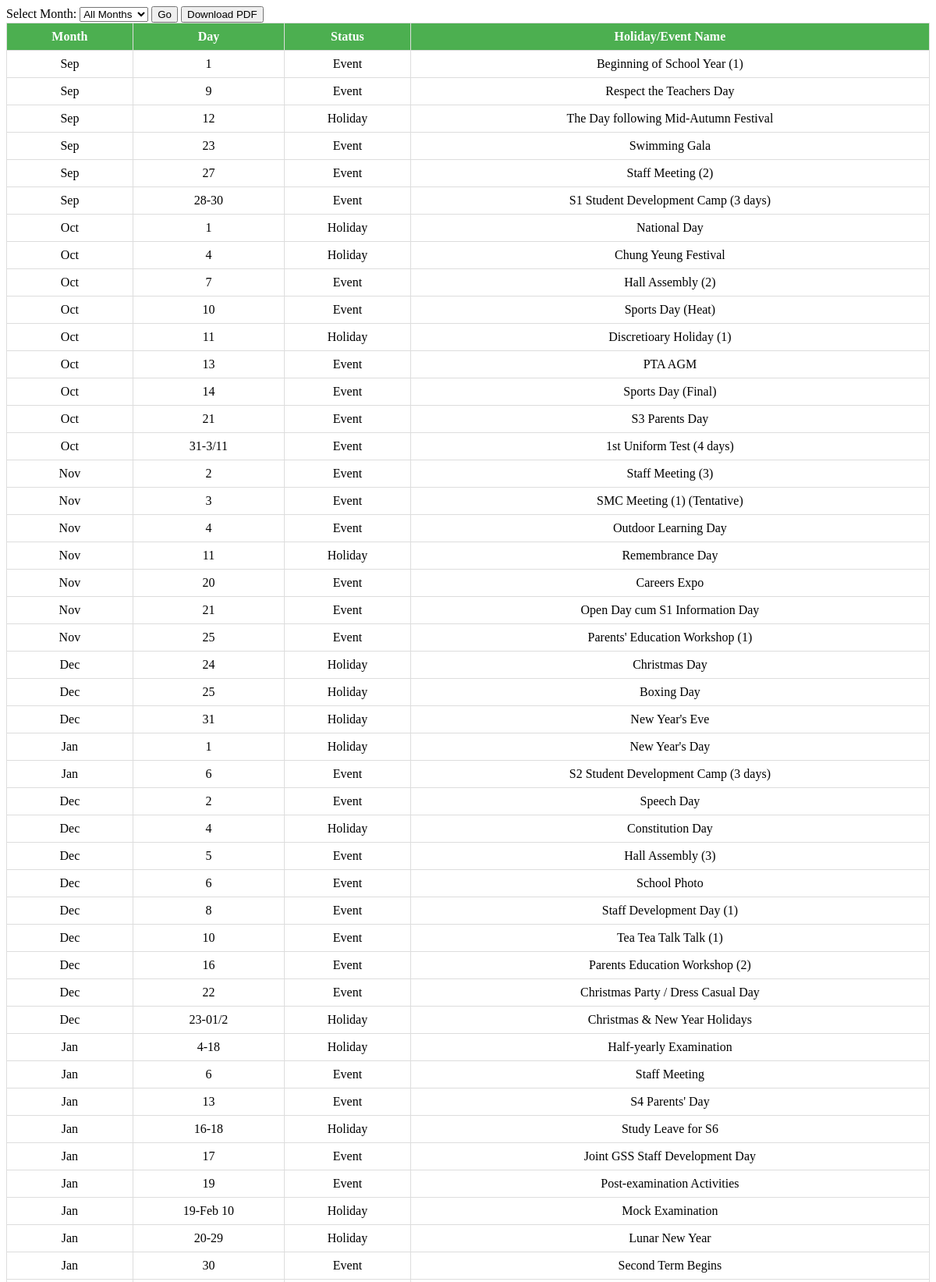
/page/campus/calendar/schoolCalendar.php (upper part), run on the app's committed database.
### tables this page shows
CREATE TABLE IF NOT EXISTS `school_calendar` (
  `schoolCalendarID` int NOT NULL AUTO_INCREMENT,
  `month` varchar(20) NOT NULL,
  `day` varchar(20) NOT NULL,
  `status` varchar(30) NOT NULL,
  `holidayName` varchar(100) DEFAULT NULL,
  `eventName` varchar(100) DEFAULT NULL,
  PRIMARY KEY (`schoolCalendarID`)
);

### page/campus/calendar/schoolCalendar.php (the view, shortened to what this page needs)
<?php
require_once 'connectdb.php';
?>
<!DOCTYPE html>
<html>
    <head>
        <link href="../../../css/SchoolCalendar.css" rel="stylesheet" type="text/css"/>
    </head>
    <body>
        <form method="GET">
            <label for="month">Select Month:</label>
                <select name="month" id="month">
                    <option value="all" <?php if (isset($_GET['month']) && $_GET['month'] === 'all') echo 'selected'; ?>>All Months</option>
                </select>
            <button type="submit">Go</button>
            <button type="submit" name="action" value="download">Download PDF</button>
        </form>
        <table>
            <tr>
                <th>Month</th>
                <th>Day</th>
                <th>Status</th>
                <th>Holiday/Event Name</th>
            </tr>
            <?php
            if (isset($_GET['month'])) {
                $month = $_GET['month'];
                if ($month === 'all') {
                    $stmt = $pdo->query("SELECT month, day, status, holidayName, eventName FROM school_calendar");
                } else {
                    $stmt = $pdo->prepare("SELECT month, day, status, holidayName, eventName FROM school_calendar WHERE month = ?");
                    $stmt->execute([$month]);
                }
            } else {
                $stmt = $pdo->query("SELECT month, day, status, holidayName, eventName FROM school_calendar");
            }
            while ($row = $stmt->fetch(PDO::FETCH_ASSOC)) {
                echo "<tr>";
                echo "<td>" . $row['month'] . "</td>";
                echo "<td>" . $row['day'] . "</td>";
                echo "<td>" . $row['status'] . "</td>";
                echo "<td>" . $row['holidayName'] . " " . $row['eventName'] . "</td>";
                echo "</tr>";
            }
            ?>
        </table>
    </body>
</html>

### css/SchoolCalendar.css (style rules this page uses)
table { border-collapse: collapse; width: 100%; }
th, td { text-align: center; padding: 8px; border: 1px solid #ddd; }
th { background-color: #4CAF50; color: white; }

### data on the page
school_calendar: month "Sep", day "1", status "Event", holidayName "Beginning of School Year (1)"
school_calendar: month "Sep", day "9", status "Event", holidayName "Respect the Teachers Day"
school_calendar: month "Sep", day "12", status "Holiday", holidayName "The Day following Mid-Autumn Festival"
school_calendar: month "Sep", day "23", status "Event", holidayName "Swimming Gala"
school_calendar: month "Sep", day "27", status "Event", holidayName "Staff Meeting (2)"
school_calendar: month "Sep", day "28-30", status "Event", holidayName "S1 Student Development Camp (3 days)"
school_calendar: month "Oct", day "1", status "Holiday", holidayName "National Day"
school_calendar: month "Oct", day "4", status "Holiday", holidayName "Chung Yeung Festival"
school_calendar: month "Oct", day "7", status "Event", holidayName "Hall Assembly (2)"
school_calendar: month "Oct", day "10", status "Event", holidayName "Sports Day (Heat)"
school_calendar: month "Oct", day "11", status "Holiday", holidayName "Discretioary Holiday (1)"
school_calendar: month "Oct", day "13", status "Event", holidayName "PTA AGM"
school_calendar: month "Oct", day "14", status "Event", holidayName "Sports Day (Final)"
school_calendar: month "Oct", day "21", status "Event", holidayName "S3 Parents Day"
school_calendar: month "Oct", day "31-3/11", status "Event", holidayName "1st Uniform Test (4 days)"
school_calendar: month "Nov", day "2", status "Event", eventName "Staff Meeting (3)"
school_calendar: month "Nov", day "3", status "Event", eventName "SMC Meeting (1) (Tentative)"
school_calendar: month "Nov", day "4", status "Event", eventName "Outdoor Learning Day"
school_calendar: month "Nov", day "11", status "Holiday", holidayName "Remembrance Day"
school_calendar: month "Nov", day "20", status "Event", eventName "Careers Expo"
school_calendar: month "Nov", day "21", status "Event", eventName "Open Day cum S1 Information Day"
school_calendar: month "Nov", day "25", status "Event", eventName "Parents' Education Workshop (1)"
school_calendar: month "Dec", day "24", status "Holiday", holidayName "Christmas Day"
school_calendar: month "Dec", day "25", status "Holiday", holidayName "Boxing Day"
school_calendar: month "Dec", day "31", status "Holiday", holidayName "New Year's Eve"
school_calendar: month "Jan", day "1", status "Holiday", holidayName "New Year's Day"
school_calendar: month "Jan", day "6", status "Event", eventName "S2 Student Development Camp (3 days)"
school_calendar: month "Dec", day "2", status "Event", holidayName "Speech Day"
school_calendar: month "Dec", day "4", status "Holiday", holidayName "Constitution Day"
school_calendar: month "Dec", day "5", status "Event", holidayName "Hall Assembly (3)"
school_calendar: month "Dec", day "6", status "Event", holidayName "School Photo"
school_calendar: month "Dec", day "8", status "Event", holidayName "Staff Development Day (1)"
school_calendar: month "Dec", day "10", status "Event", holidayName "Tea Tea Talk Talk (1)"
school_calendar: month "Dec", day "16", status "Event", holidayName "Parents Education Workshop (2)"
school_calendar: month "Dec", day "22", status "Event", holidayName "Christmas Party / Dress Casual Day"
school_calendar: month "Dec", day "23-01/2", status "Holiday", holidayName "Christmas & New Year Holidays"
school_calendar: month "Jan", day "4-18", status "Holiday", holidayName "Half-yearly Examination"
school_calendar: month "Jan", day "6", status "Event", holidayName "Staff Meeting"
school_calendar: month "Jan", day "13", status "Event", holidayName "S4 Parents' Day"
school_calendar: month "Jan", day "16-18", status "Holiday", holidayName "Study Leave for S6"
school_calendar: month "Jan", day "17", status "Event", holidayName "Joint GSS Staff Development Day"
school_calendar: month "Jan", day "19", status "Event", holidayName "Post-examination Activities"
school_calendar: month "Jan", day "19-Feb 10", status "Holiday", holidayName "Mock Examination"
school_calendar: month "Jan", day "20-29", status "Holiday", holidayName "Lunar New Year"
school_calendar: month "Jan", day "30", status "Event", holidayName "Second Term Begins"
